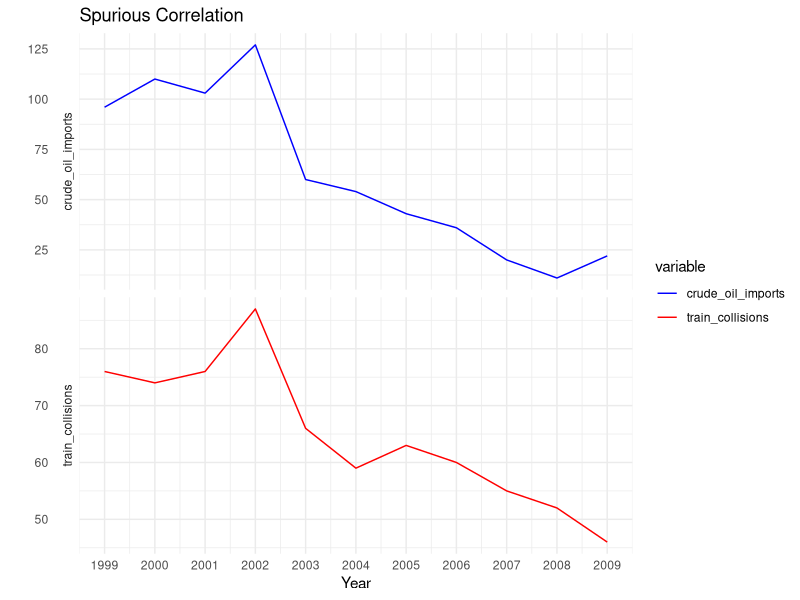

Reproduce this figure in R.
## ---- chunk 1

# Install and load necessary packages
library(ggplot2)
library(tibble)

# Create a tibble with specified data points
data_points <- tibble(
  year = 1999:2009,  # Replace with actual years
  crude_oil_imports = c(96, 110, 103, 127, 60, 54, 43, 36, 20, 11, 22),  # Replace with actual crude oil imports data
  train_collisions = c(76, 74, 76, 87, 66, 59, 63, 60, 55, 52, 46)  # Replace with actual train collisions data
)
# Melt the data for ggplot2
data_points_long <- tidyr::gather(data_points, variable, value, -year)

# Create a line plot with facets
ggplot(data_points_long, aes(x = year, y = value, color = variable)) +
  geom_line() +
  ggtitle("Spurious Correlation") +
  xlab("Year") +
  ylab("") +
  facet_grid(variable ~ ., scales = "free_y", switch = "y") +
  scale_color_manual(values = c("crude_oil_imports" = "blue", "train_collisions" = "red")) +
  theme_minimal() +
scale_x_continuous(breaks = seq(1999, 2009, by = 1))
